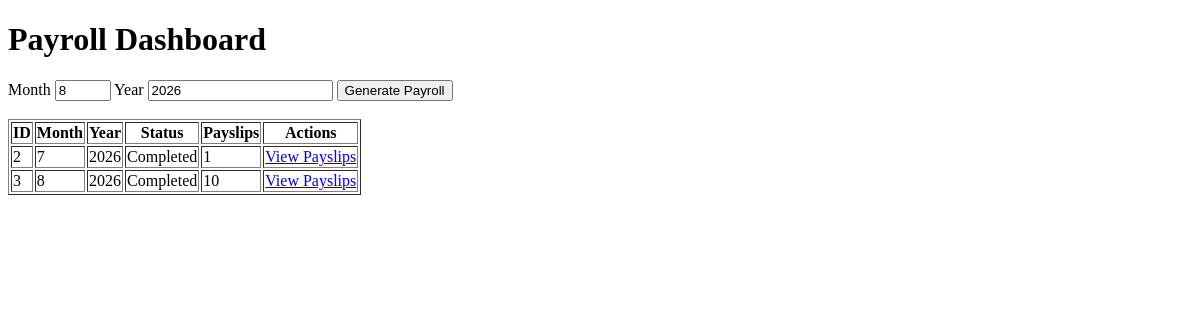
Before: /payroll with the older database file.
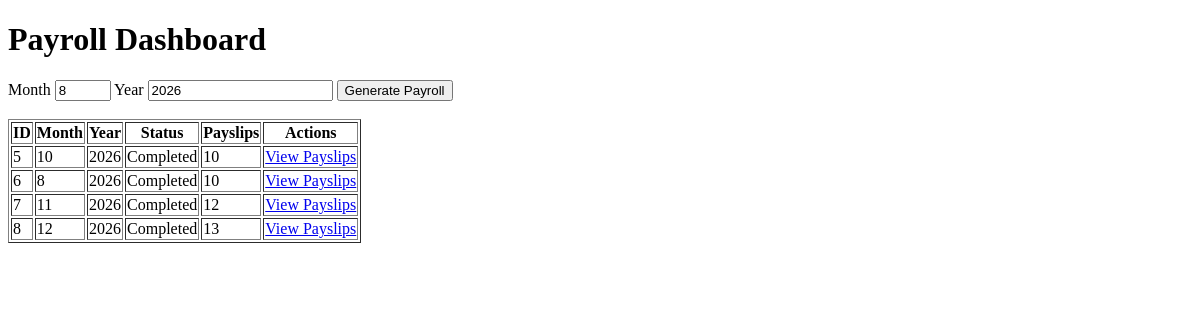
After: the same page with the newer database file.
### models/payroll_run.py (models this page shows)
class PayrollRun(db.Model):
    __tablename__ = "payroll_runs"
    id = db.Column(
        db.Integer,
        primary_key=True
    )
    month = db.Column(
        db.Integer,
        nullable=False
    )
    year = db.Column(
        db.Integer,
        nullable=False
    )
    generated_at = db.Column(
        db.DateTime,
        default=datetime.now
    )
    status = db.Column(
        db.String(20),
        default="Completed"
    )

### routes/payroll_routes.py (the view)
@payroll_bp.route("/payroll")
def payroll_dashboard():
    payroll_runs = PayrollRun.query.all()
    return render_template(
        "payroll_dashboard.html",
        payroll_runs=payroll_runs
    )

### templates/payroll_dashboard.html (shortened to what this page needs)
<!DOCTYPE html>
<html>
<head>
</head>
<body>
<h1>Payroll Dashboard</h1>
<form method="POST" action="{{ url_for('payroll.create_payroll') }}">
    <label>Month</label>
    <input
        type="number"
        name="month"
        min="1"
        max="12"
        value="8"
        required
    >
    <label>Year</label>
    <input
        type="number"
        name="year"
        value="2026"
        required
    >
    <button type="submit">
        Generate Payroll
    </button>
</form>
<br>
{% if payroll_runs %}
<table border="1">
<tr>
    <th>ID</th>
    <th>Month</th>
    <th>Year</th>
    <th>Status</th>
    <th>Payslips</th>
    <th>Actions</th>
</tr>
{% for payroll in payroll_runs %}
<tr>
    <td>{{ payroll.id }}</td>
    <td>{{ payroll.month }}</td>
    <td>{{ payroll.year }}</td>
    <td>{{ payroll.status }}</td>
    <td>
        {{ payroll.payslips|length }}
    </td>
    <td>
        <a href="{{ url_for('payroll.view_payslips', payroll_id=payroll.id) }}">
            View Payslips
        </a>
    </td>
</tr>
{% endfor %}
</table>
{% else %}
<p>No payroll runs found.</p>
{% endif %}
</body>
</html>

Changed rows visible on the page:
removed PayrollRun: id "2", month "7", year "2026", status "Completed", payslips|length "1"
removed PayrollRun: id "3", month "8", year "2026", status "Completed", payslips|length "10"
added PayrollRun: id "5", month "10", year "2026", status "Completed", payslips|length "10"
added PayrollRun: id "6", month "8", year "2026", status "Completed", payslips|length "10"
added PayrollRun: id "7", month "11", year "2026", status "Completed", payslips|length "12"
added PayrollRun: id "8", month "12", year "2026", status "Completed", payslips|length "13"
